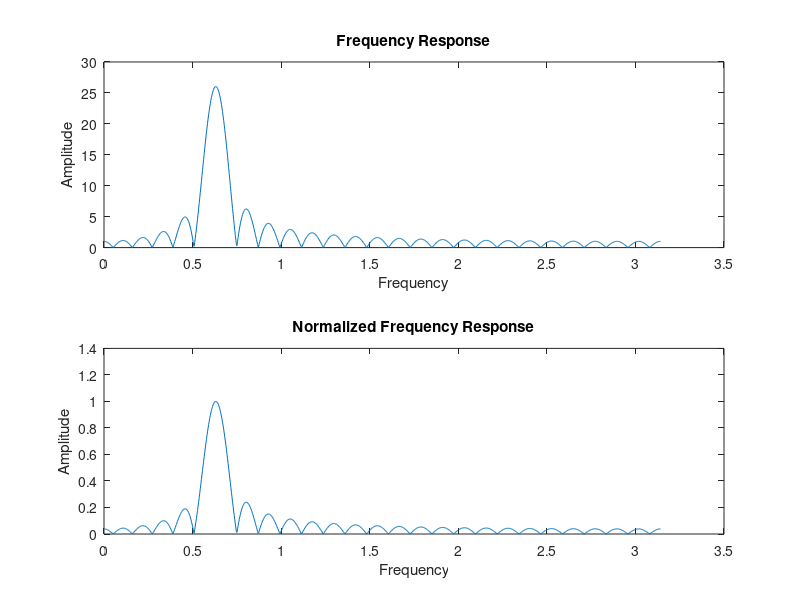

MATLAB code for this plot:
Wc = 0.2 * pi; % passing frequency
L = 51; % length of filter (inversely correlated with bandwidth)
n = 0:L-1;
ww = 0:pi/1000:pi;
bb = cos(Wc * n); % coefficients (extracted from given h[n])
HH = freqz(bb, 1 ,ww); % frequency response

subplot(211)
plot(ww, abs(HH))
title('Frequency Response')
xlabel('Frequency')
ylabel('Amplitude')

max_value = max(abs(HH)); % get the highest peak value of the frequency response
bb2 = 1 / max_value * bb; % normalize the coefficients
HH2 = freqz(bb2,1,ww);


subplot(212)
plot(ww, abs(HH2))
title('Normalized Frequency Response')
xlabel('Frequency')
ylabel('Amplitude')

passband = find(abs(HH2) >= 0.707); % fetches the passing frequencies
lower_freq = ww(passband(1)); % gets the lower 3dB freq value
upper_freq = ww(passband(length(passband))); % upper 3dB freq value
BW = abs(ww(passband(1)) - ww(passband(length(passband)))); % bandwidth

samp_rate = 8000; % 8000Hz
lower_analog = lower_freq * 8000 / (2 * pi); % 736 Hz
upper_analog = upper_freq * 8000 / (2 * pi); % 868 Hz



